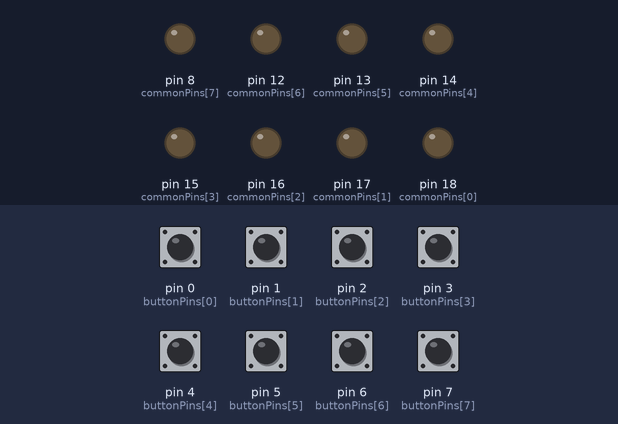
The sketch below on a simulated Arduino Mega 2560, built with avr-gcc and run on an emulated ATmega2560. On the bench: output pins drawn as LEDs (lit = HIGH). The inputs (shaded band) are chosen by the test bench; at power-on: pin 0 (buttonPins[0]), pin 1 (buttonPins[1]), pin 2 (buttonPins[2]), pin 3 (buttonPins[3]), pin 4 (buttonPins[4]), pin 5 (buttonPins[5]), pin 6 (buttonPins[6]), pin 7 (buttonPins[7]) HIGH. Pins used as bus, display or sensor lines are not drawn.

Above: at 3.2 s.
3.3 s: pin 1 (buttonPins[1]) pulled LOW for 0.15 s
At 3.8 s:
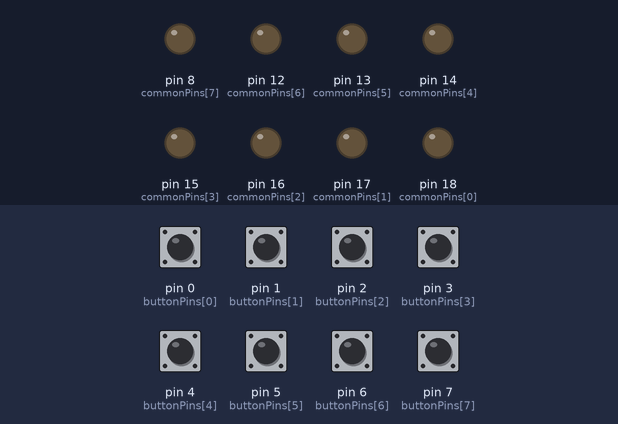
5.0 s: pin 0 (buttonPins[0]) pulled LOW for 0.15 s
At 6.3 s:
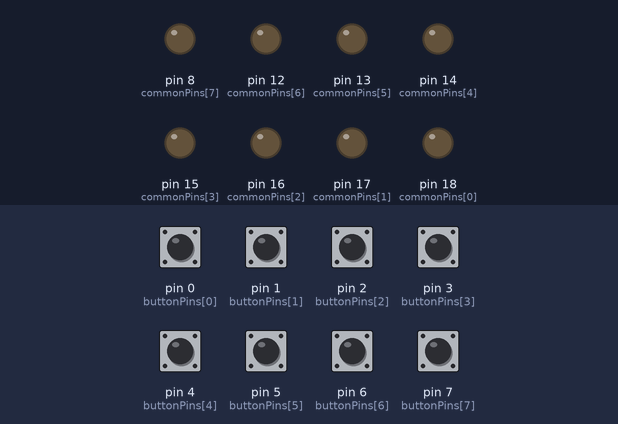
6.7 s: pin 2 (buttonPins[2]) pulled LOW for 0.15 s
At 7.6 s:
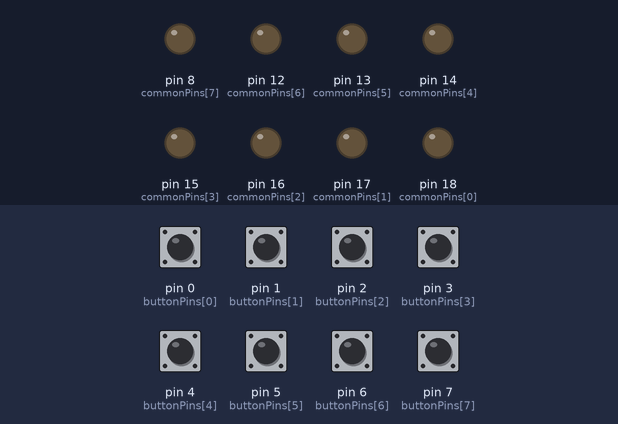
8.4 s: pin 3 (buttonPins[3]) pulled LOW for 0.15 s
At 8.9 s:
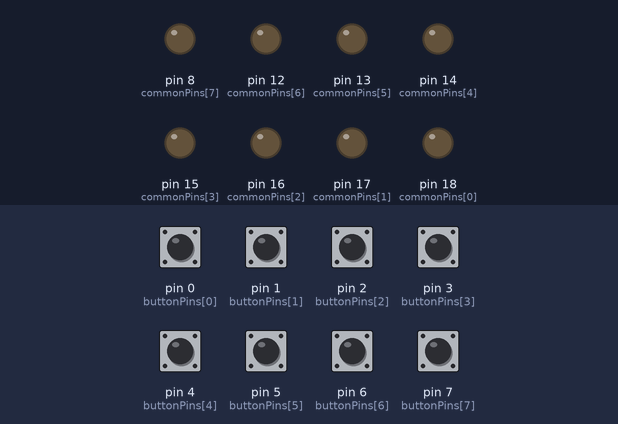
10.1 s: pin 4 (buttonPins[4]) pulled LOW for 0.15 s
At 11.4 s:
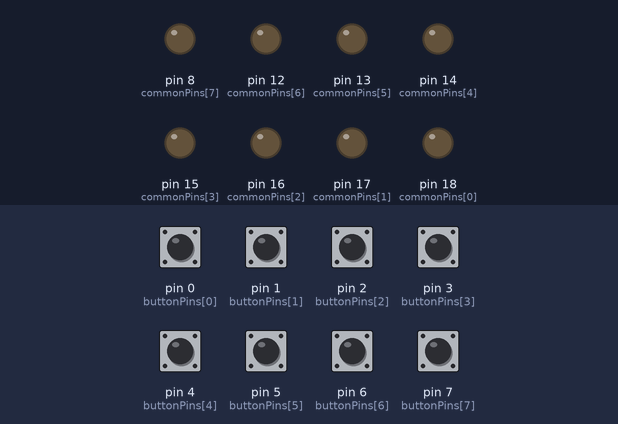
11.8 s: pin 5 (buttonPins[5]) pulled LOW for 0.15 s
At 12.7 s:
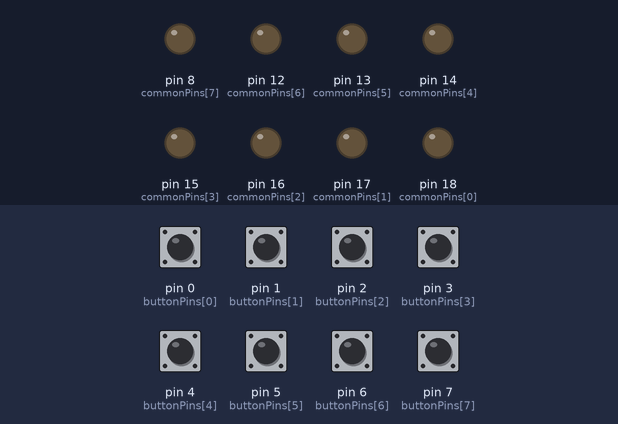
Timing chart, 0 to 14.5 s (numbered marks = the images above; inputs shaded):
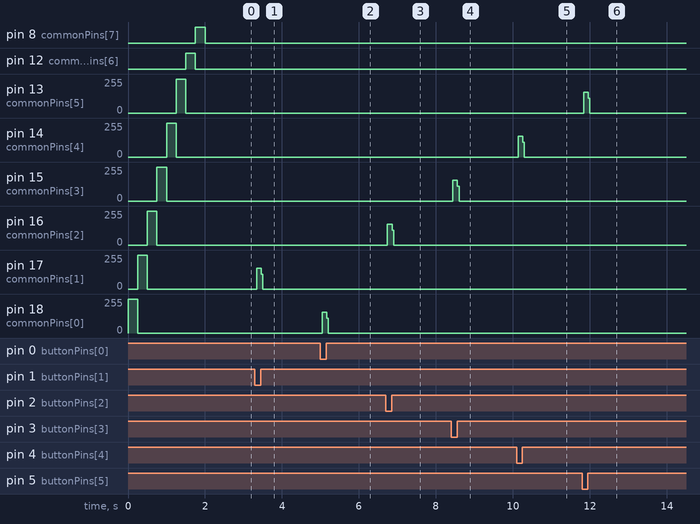

The sketch:

Sparky.ino
```cpp
/*
 ------------------------------------------------------------------------
 welcome  to Sparky - Plug n Play
 ------------------------------------------------------------------------
*/


/*
  #include files
*/
#include "EEPROM.h"
#include "SparkyClass.h"


/*
  instantiate Sparky
*/
SparkyClass *Sparky = new SparkyClass();
void setup()
{
  /*
        Pins 9 and 10: controlled by timer 1

        Setting 	Divisor 	Frequency
        0x01 	 	1 	 	31250
        0x02 	 	8 	 	3906.25
        0x03  		64 	 	488.28125
        0x04  		256 	 	122.0703125
        0x05 	 	1024 	 	30.517578125
  */
  TCCR1B = TCCR1B & 0b11111000 | 0x01;
  /*
        Pins 11 and 3: controlled by timer 2

        Setting 	Divisor 	Frequency
        0x01 	 	1  		31250
        0x02 	 	8 	 	3906.25
        0x03  		32  		976.5625
        0x04 	 	64 	 	488.28125
        0x05 	 	128  		244.140625
        0x06  		256  		122.0703125
        0x07 	 	1024  		30.517578125
  */
  TCCR2B = TCCR2B & 0b11111000 | 0x01;

  Sparky->intro();
}

void loop()
{
  Sparky->poll();
}
```

SparkyBoards.h
```cpp
/*
  @commonPins assigned from #define board index in boards array above
  @colorPins assigned from #define board index in boards array above
  @buttonPins assigned from #define board index in boards array above
*/

//  Sparky Jr USB
//----------------------------------------------------
#ifdef SparkyJrUSB
  int commonPins[outputs] = {23,22,21,20,19,18,13,5};
  int colorPins[colors] = {9,10,11};
  int buttonPins[inputs] = {3,2,0,1,4,12,6,8};
  int configLED = 7;
#endif
//----------------------------------------------------
//

//----------------------------------------------------

//  Sparky FTDI
//----------------------------------------------------
#ifdef SparkyJrFTDI
  int commonPins[outputs] = {18,17,16,15,14,13,12,8};
  int colorPins[colors] = {9,10,11};
  int buttonPins[inputs] = {0,1,2,3,4,5,6,7};
  int configLED = 19;
#endif
//----------------------------------------------------


//  Sparky Shield
//----------------------------------------------------
/*
// ATMEL ATMEGA8 & 168 / ARDUINO
//
//                  +-\/-+
//            PC6  1|    |28  PC5 (AI 5 / D19)
//      (D 0) PD0  2|    |27  PC4 (AI 4 / D18)
//      (D 1) PD1  3|    |26  PC3 (AI 3 / D17)
//      (D 2) PD2  4|    |25  PC2 (AI 2 / D16)
// PWM+ (D 3) PD3  5|    |24  PC1 (AI 1 / D15)
//      (D 4) PD4  6|    |23  PC0 (AI 0 / D14)
//            VCC  7|    |22  GND
//            GND  8|    |21  AREF
//            PB6  9|    |20  AVCC
//            PB7 10|    |19  PB5 (D 13)
// PWM+ (D 5) PD5 11|    |18  PB4 (D 12)
// PWM+ (D 6) PD6 12|    |17  PB3 (D 11) PWM
//      (D 7) PD7 13|    |16  PB2 (D 10) PWM
//      (D 8) PB0 14|    |15  PB1 (D 9) PWM
//                  +----+
*/
#ifdef SparkyJrShield
  int commonPins[outputs] = {18,17,16,15,14,13,12,8};
  /*

  */
  int colorPins[colors] = {9,10,11};
  int buttonPins[inputs] = {0,1,2,3,4,5,6,7};
  int configLED = 19;
#endif
//----------------------------------------------------
```

SparkyClass.cpp
```cpp
/*
  SparkyClass.cpp
*/

/*
  include declaration
*/
#include "EEPROM.h"
#include "SparkyClass.h"


/*
==========================================================
  config
==========================================================
*/

/*
  baud rate
*/
const int baudrate = 57600;

/*
  MESSAGE
*/
String MESSAGE = "";

/*
  @common_pins assigned from #define board index in boards array above
  @rgb_pins assigned from #define board index in boards array above
  @input_pins assigned from #define board index in boards array above
  uncomment your version
  recomment all others
*/

//#define SparkyJrUSB
#define SparkyJrFTDI
//#define SparkyJrShield

/*
  @size = #buttons and #common
  @scope = #colors (ie RGB = 3)
  @row = #buttons in a row
*/
const int inputs = 8;
const int outputs = 8;
const int colors = 3;

/*
  pattern
  @patternLength
  @defaultPattern
  @sparkyPattern
*/
const int patternLength = 18;
long sparkyPattern[18];

long rgbColorArray[8][3];
int power[3] = {75, 50, 25};

/*

*/
long sparkyCurrentColor[8] = {0,0,0,0,0,0,0,0};
long sparkyDestinationColor[8] = {0,0,0,0,0,0,0,0};
boolean effects[] = {true};

/*
 include files
*/
#include "SparkyConfig.h"
#include "SparkyBoards.h"
#include "SparkyUtilities.h"
#include "SparkyEvents.h"
#include "SparkyEffects.h"
#include "SparkyColorControl.h"

/*
==========================================================
==========================================================
  <<constructor>>
==========================================================
==========================================================
*/
SparkyClass::SparkyClass()
{

  /*
    io
  */
  this->io();

  /*
    set pattern
  */
  this->pattern();
}

/*
==========================================================
  class methods
==========================================================
*/

/*
  @io
  set properties for pins
  input_pins default to HIGH (these are pulldown activated
  output_pins (common anode lines to RGB LEDs
  rgb_pins (red, green, blue cathode lines)
*/
void SparkyClass::io()
{
  // Initialize

  for(int n = 0; n < inputs; n++)
  {
    /*RGB pins*/
    if(n < 3){pinMode(colorPins[n], OUTPUT);}

    /*input and common pins*/
    pinMode(buttonPins[n], INPUT);
    pinMode(commonPins[n], OUTPUT);

    /*turn off all common*/
    digitalWrite(buttonPins[n], HIGH);
    digitalWrite(commonPins[n], LOW);

  }
}

/*
  @program
  take pattern defined in SparkyConfig.h
  convert to long
  store in user_pattern
*/
void SparkyClass::pattern()
{
  MESSAGE = "";
  MESSAGE += "pattern()\n";
  MESSAGE += "-------------------------------------\n";

  /*
    read defaultPattern
    convert hex into long
    store long to sparkyPattern
  */
  for(int n = 0; n < patternLength; n++)
  {
    char* color = defaultPattern[n];
    sparkyPattern[n] = strtol(color, NULL, 16);
  }

  for(int n = 0; n < outputs; n++)
  {
    sparkyDestinationColor[n] = sparkyPattern[n];
  }

  this->set();

  /*
  for(int n = 0; n < 18; n++)
  {
    // set original pattern from SparkyConfig.h
    char* color = pattern[n];
    user_pattern[n] = strtol(color, NULL, 16);

    long stored = this->getEEPROM(n);

    MESSAGE += n;
    MESSAGE += ":";
    MESSAGE += stored;
    MESSAGE += " user_pattern:";
    MESSAGE += user_pattern[n];

    if(stored != -1)
    {
      char buffer[12];
      ltoa(stored, buffer, 16);
      color = buffer;
      //user_pattern[n] = strtol(color, NULL, 16);

      MESSAGE += " overwrite:";
      MESSAGE += user_pattern[n];
    }

    MESSAGE += "\n";
  }
  */
  /*
  // only used during debug mode
  Serial.begin(baudrate);
  Serial.print(MESSAGE);
  */
}


/*
==========================================================
==========================================================
  <<deconstructor>>
==========================================================
==========================================================
*/
SparkyClass::~SparkyClass(){/* Nothing */}
```

SparkyClass.h
```cpp
/*
  SparkyClass.h
*/
#ifndef SparkyClass_h
#define SparkyClass_h

#include "arduino.h"

class SparkyClass
{
  public:
    /*
      <<constructor>>
      <<deconstructor>>
    */
    SparkyClass();
    ~SparkyClass();

    /*
      events
    */
    void intro();
    void poll();


    /*
      effects
    */
    void burst(int number);
    void marquee(int number);

  private:
    /*
      methods
    */
    void io();
    void pattern();

    /*
      color controller
    */
    void set();
    void draw();
    void shift(long number);

    /*
      utilities
    */
    int* RGB(long number);
};

#endif
```

SparkyColorControl.h
```cpp
void SparkyClass::set()
{

  for(int n = 0; n < outputs; n++)
  {
    int* rgb = this->RGB(sparkyDestinationColor[n]);
    int red = rgb[0];
    int blue = rgb[1];
    int green = rgb[2];

    rgbColorArray[n][0] = 255 - red;
    rgbColorArray[n][1] = 255 - green;
    rgbColorArray[n][2] = 255 - blue;
  }
}

/*

*/
void SparkyClass::draw()
{

  for(int n = 0; n < outputs; n++)
  {
    for(int c = 0; c < 3; c++){analogWrite(colorPins[c], rgbColorArray[n][c]);}
    if(buttonPressed[n] == 0)
    {
      digitalWrite(commonPins[n], HIGH);
      delayMicroseconds(500);
      digitalWrite(commonPins[n], LOW);

      //this->burst(n);
    }
  }
}

/*

*/
void SparkyClass::shift(long number)
{
  // rgb
  /*
  int* rgb = this->RGB(number);
  int red = rgb[0];
  int blue = rgb[1];
  int green = rgb[2];
  */
}
```

SparkyEffects.h
```cpp
/*
  burst
*/
/*
  0,1,2,3
  4,5,6,7
*/
int burstMap[8][3][3] = {
  {
    {1,4,-1},// 75%
    {2,5,-1},// 50%
    {3,6,-1}// 25%
  },
  {
    {0,2,5},// 75%
    {3,4,6},// 50%
    {7,-1,-1}// 25%
  },
  {
    {1,3,6},// 75%
    {0,5,7},// 50%
    {4,-1,-1}// 25%
  },
  {
    {2,7,-1},// 75%
    {1,6,-1},// 50%
    {0,5,-1}// 25%
  },
  {
    {0,5,-1},// 75%
    {1,6,-1},// 50%
    {2,7,-1}// 25%
  },
  {
    {1,4,6},// 75%
    {0,2,7},// 50%
    {3,-1,-1}// 25%
  },
  {
    {2,5,7},// 75%
    {1,3,4},// 50%
    {0,-1,-1}// 25%
  },
  {
    {3,6,-1},// 75%
    {2,5,-1},// 50%
    {1,4,-1}// 25%
  }
};
void SparkyClass::burst(int n)
{
  for(int i = 0; i < 3; i++)
  {
    for(int j = 0; j < 3; j++)
    {
      for(int c = 0; c < 3; c++){analogWrite(colorPins[c], rgbColorArray[n][c]);}

      if(burstMap[n][i][j] != -1)
      {
        int* rgb = this->RGB((long)(sparkyDestinationColor[n]));
        int red = 255-rgb[0];
        int blue = 255-rgb[1];
        int green = 255-rgb[2];
        // change color
        for(int c = 0; c < 3; c++)
        {
          int color = (int)
          (
            floor(
              (float)(
                (rgb[c]) // 255 * 0.75 = 191
              )
            )
          );
          analogWrite(colorPins[c], (int)((25*i)*i));

        }
        digitalWrite(commonPins[burstMap[n][i][j]], HIGH);
        delayMicroseconds(500);
        digitalWrite(commonPins[burstMap[n][i][j]], LOW);
      }

    }
  }
}

/*
  marquee
*/
void SparkyClass::marquee(int number)
{
}
```

SparkyEvents.h
```cpp
/*
  button
  @punch @kick = #buttons in row in active state
  @punches @kicks = buttons states for associated row
  @cross = boolean if same button cross rows is active state
*/
int punch = -1, kick = -1;
int punches[4] = {0,0,0,0};
int kicks[4] = {0,0,0,0};
boolean cross = false;

/*
  @buttonIndex
  @buttonValues = corresponding value to each button 1 - 8, these are used in comparing current down states
  @buttonValues map
  /     \ /     \ /     \ /     \
  |  1  | |  2  | |  4  | |  8  |
  \     / \     / \     / \     /

  /     \ /     \ /     \ /     \
  |  16 | |  32 | |  64 | | 128 |
  \     / \     / \     / \     /
  @buttonState = value from values added together for current press state comparison
  @buttonCurrent = used in poll to create a value of states
  @invert = 255
*/
int buttonIndex;
int buttonValues[8] = {1,2,4,8,16,32,64,128};
int buttonState = 0;
int buttonCurrent = 0;
int buttonPressed[8] = {0,0,0,0,0,0,0,0};
int buttonReleased[8] = {0,0,0,0,0,0,0,0};

boolean hold = false;

/*
  @intro
  simple hello
*/
void SparkyClass::intro()
{
  for(int n = 0; n < outputs; n++)
  {
    for(int c = 0; c < 3; c++){analogWrite(colorPins[c], rgbColorArray[n][c]);}
    if(buttonPressed[n] == 0)
    {
      digitalWrite(commonPins[n], HIGH);
      delay(250);
      digitalWrite(commonPins[n], LOW);
    }
  }
}

/*
  @poll
  this method listens to the buttonPins and tests for LOW or HIGH
  sets buttonCurrent based on buttonValues (see above)
  compares to buttonState
  executes if different
*/
void SparkyClass::poll()
{
  /*
  // reset watchers
  punch = kick = -1;
  cross = false;
  buttonCurrent = 0;
  for(int n = 0; n < 8; n++)
  {
    if(!hold){buttonReleased[n] = buttonPressed[n];}
    buttonPressed[n] = 0;
  }
  */

  /*
    read inputs to determine button state (HIGH|LOW);
  */
  for(int n = 0; n < inputs; n++)
  {
    buttonPressed[n] =  digitalRead(buttonPins[n]);
  }

  /*
    draw
  */
  this->draw();
}
```

SparkyUtilities.h
```cpp
/*
==========================================================
  Utility methods
==========================================================
*/

/*
  @RGB
  requires long from hex strtol(hex, NULL, 16);
*/
int* SparkyClass::RGB(long number)
{
  int red = (number>>16);
  int green = ((number>>8) & 0xff);
  int blue = (number & 0xff);
  int rgb[] = {red, green, blue};
  return rgb;
}
```

SparkyConfig.h
```cpp
/*
DEFAULT COLOR MAP REFERENCE - DON'T EDIT
--------------------------------------------
*/
char none[] = "000000";
char red[] = "FF0000";
char green[] = "00FF00";
char blue[] = "0000FF";
char purple[] = "FF00FF";
char cyan[] = "00FFFF";
char yellow[] = "FFFF00";
char orange[] = "CC3300";
char pink[] = "FF0066";
char white[] = "FFFFFF";
char grey[] = "CCCCCC";
char dkgrey[] = "666666";

/*
==============================================
  USER EDITABLE AREA BELOW
==============================================
*/

/*
DEFINE YOUR PATTERN
See the color map above
Use the english word for your color selection
--------------------------------------------
available default colors
(Sparky Jr and Sparky Jr PWM)
============================================
red, green, blue, purple, cyan, yellow, white
--------------------------------------------

********************************************
Sparky Jr PWM users can add custom colors using their hex values
example: "FFCC33" for orange
to obtain hex values for colors, you can use something like photoshop
open the color pallette tool and provide the equivelant hex number
********************************************

*/

char* defaultPattern[18] = {
  red, // P1
  orange, // P2
  yellow, // P3
  green, // P4
  purple, // K1
  pink, // K2
  cyan, // K3
  blue, // K4
  white, // 2x P
  white, // 3x P
  white, // 4x P
  white, // 2x K
  white, // 3x K
  white, // 4x K
  white,// P1 + K1 (throw SFIV & SSFIV)
  white,// P2 + K2 (focus SFIV & SSFIV)
  white,// P3 + K3 (taunt SFIV & SSFIV)
  white // P4 + K4
};
```

Measured:
- after the input at 3.3 s, pin 17 (commonPins[1]): 0/255 → 157/255 at once, → 0/255 0.12 s later
- after the input at 5.0 s, pin 18 (commonPins[0]): 0/255 → 157/255 at once, → 0/255 0.12 s later
- after the input at 6.7 s, pin 16 (commonPins[2]): 0/255 → 157/255 at once, → 0/255 0.12 s later
- after the input at 8.4 s, pin 15 (commonPins[3]): 0/255 → 157/255 at once, → 0/255 0.12 s later
- after the input at 10.1 s, pin 14 (commonPins[4]): 0/255 → 157/255 at once, → 0/255 0.12 s later
- after the input at 11.8 s, pin 13 (commonPins[5]): 0/255 → 157/255 at once, → 0/255 0.12 s later
